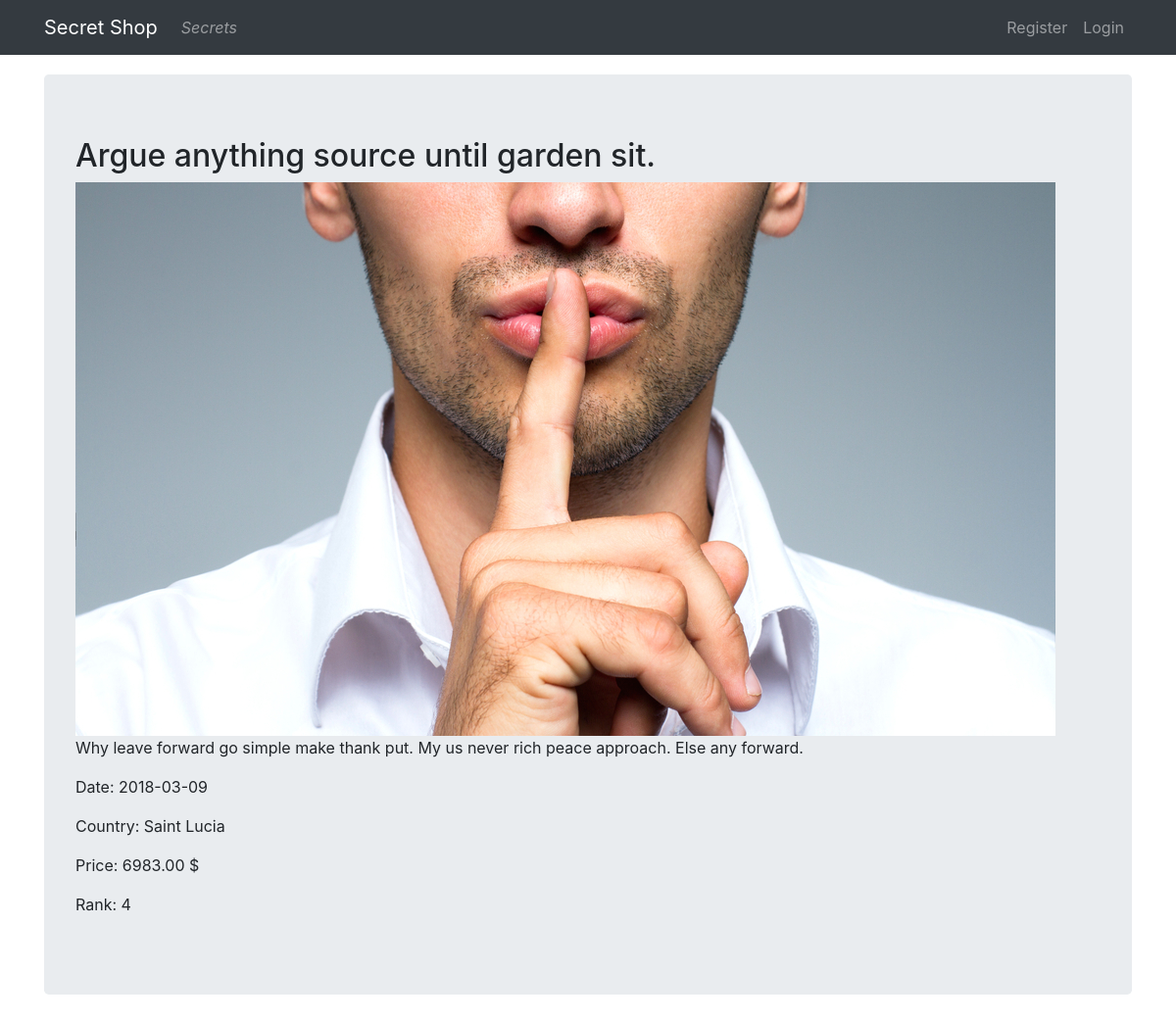
The app's page /details/46/ with its own data.
### secretsmodules/models.py (models this page shows)
class Secret(models.Model):
    title = models.CharField(max_length = 264, unique = False)
    description = models.TextField()
    price = models.DecimalField(decimal_places=2, max_digits=10)
    picture = models.ImageField(upload_to = 'secret_pics',blank = True)
    date = models.DateField()
    country_of_origin = models.ForeignKey('Country',on_delete=models.PROTECT)
    rank = models.IntegerField()

class Country(models.Model):
    name = models.CharField(max_length = 150, unique = True)
    code = models.CharField(max_length = 2, unique = True)

### secretsmodules/views.py (the view)
# urls.py: re_path(r'^details/(?P<pk>\d{1,50})/$', views.DetailsView.as_view(), name='details'),
class DetailsView(DetailView):
    model = models.Secret
    template_name = 'secretsmodules/details.html'
    context_object_name = 'secret'    #default: objectname.

### templates/secretsmodules/details.html
{% extends "secretsmodules/base.html" %}
{% load static %}
  {% block content %}
    <div class="jumbotron">
        <h2>  {{secret.title}}</h2>
        {% if secret.picture %}
        <img src="{{ secret.picture.url }}" alt="Error" >
        {% else %}
        <img src="{% static 'images/sandman.jpg' %}" >
        {% endif %}
        <div class="">
            <p>
              {{secret.description}}
            </p>
            <p>
                Date: {{secret.date | date:"Y-m-d"}}
            </p>
            <p>
            Country: {{secret.country_of_origin.name}}</p>
            <p>
            Price: {{secret.price}} $
            </p>
            <p>
            Rank: {{secret.rank}}
          </p>
        </div>
    </div>
  {% endblock %}

### records on screen
Secret: title "Argue anything source until garden sit.", picture (picture), description "Why leave forward go simple make thank put. My us never rich peace approach. Else any forward.", date "2018-03-09", country_of_origin.name "Saint Lucia", price "6983.00", rank "4"
